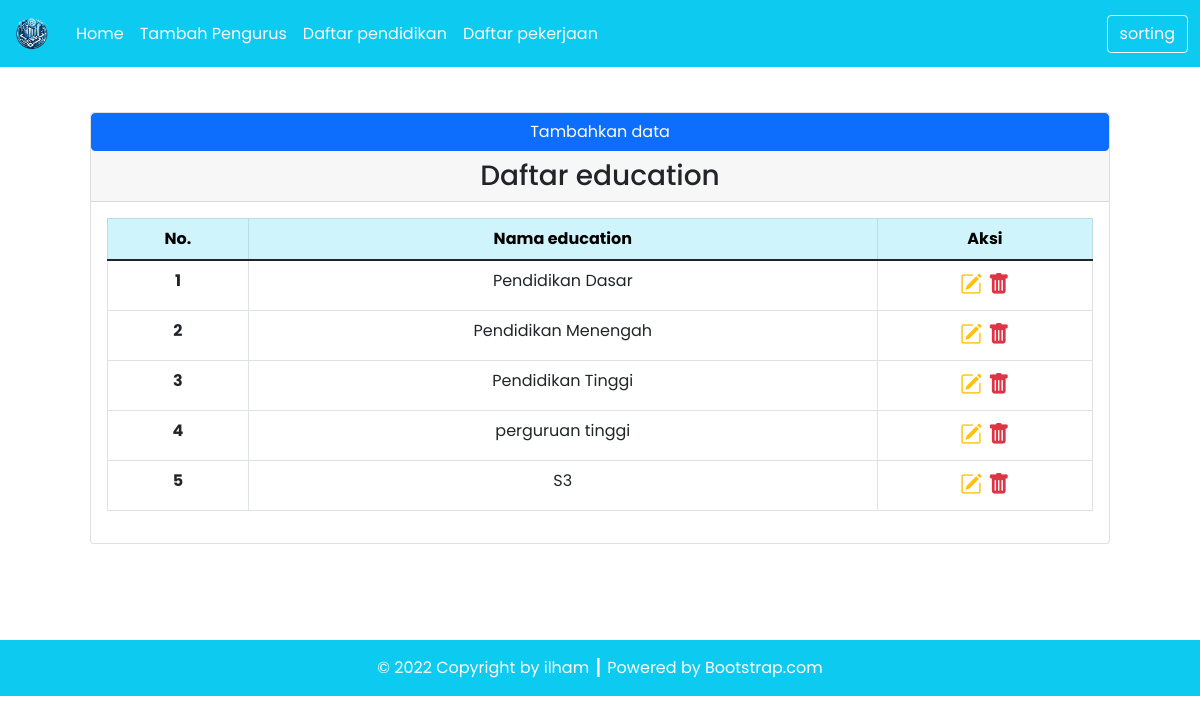
Page /source_code/tp3_perusahaan/education.php on the committed database.
### tables this page shows
CREATE TABLE `education` (
  `EducationID` int(11) NOT NULL,
  `EducationName` varchar(255) DEFAULT NULL
);

### source_code/tp3_perusahaan/config/db.php (called while the page is built)
<?php
$DB_HOST = "localhost";
$DB_USERNAME = "root";
$DB_PASSWORD = "";
$DB_NAME = "db_perusahaan";

### source_code/tp3_perusahaan/classes/DB.php (called while the page is built, shortened)
<?php
class DB
{
    private $hostname;
    private $username;
    private $password;
    private $dbname;
    private $conn;
    private $result;
    function __construct($hostname, $username, $password, $dbname)
    {
        $this->hostname = $hostname;
        $this->username = $username;
        $this->password = $password;
        $this->dbname = $dbname;
    }
    function open()
    {
        $this->conn = mysqli_connect($this->hostname, $this->username, $this->password, $this->dbname);
    }
    function execute($query)
    {
        $this->result = mysqli_query($this->conn, $query);
    }
    function getResult()
    {
        return mysqli_fetch_array($this->result);
    }
}

### source_code/tp3_perusahaan/classes/education.php (called while the page is built, shortened)
<?php
class education extends DB
{
    function geteducation()
    {
        $query = "SELECT * FROM education";
        return $this->execute($query);
    }
}

### source_code/tp3_perusahaan/education.php (the view, shortened to what this page needs)
<?php
include('config/db.php');
include('classes/DB.php');
include('classes/education.php');
include('classes/jobtitle.php');
$education = new education($DB_HOST, $DB_USERNAME, $DB_PASSWORD, $DB_NAME);
$education->open();
if(isset($_POST['btn-cari'])){
    $education->geteducationbysort();
}else{
    $education->geteducation();
}
$header = '<tr>
<th scope="row">No.</th>
<th scope="row">Nama education</th>
<th scope="row">Aksi</th>
</tr>';
$data = null;
$no = 1;
while ($div = $education->getResult()) {
    $data .= '<tr>
    <th scope="row">' . $no . '</th>
    <td>' . $div['EducationName'] . '</td>
    <td style="font-size: 22px;">
        <a href="education.php?id=' . $div['EducationID'] . '" title="Edit Data"><i class="bi bi-pencil-square text-warning"></i></a>&nbsp;<a href="education.php?hapus=' . $div['EducationID'] . '" title="Delete Data"><i class="bi bi-trash-fill text-danger"></i></a>
        </td>
    </tr>';
    $no++;
}

### rows in the picture
education: EducationName "Pendidikan Dasar"
education: EducationName "Pendidikan Menengah"
education: EducationName "Pendidikan Tinggi"
education: EducationName "perguruan tinggi"
education: EducationName "S3"

### other values in the picture
$this->content "Home Tambah Pengurus Daftar pendidikan Daftar pekerjaan sorting Tambahkan data Daftar education © 2022 Copyright by ilham ┃ Powered by Bootstrap.com"
